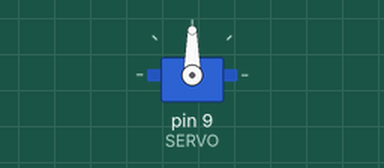
This sketch was run on a simulated Arduino Uno, built with avr-gcc and run on an emulated ATmega328P. Parts: servo.

Above: at 0.05 s.
Timing chart, 0 to 4.6 s (numbered marks = the images above):
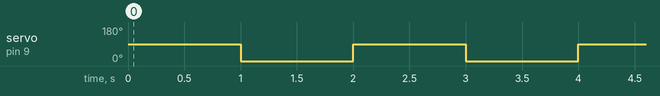

Measured:
- by itself, servo on pin 9 (SERVO): alternates 90° for 1.0 s and 0° for 1.0 s

The sketch:

chutinho.ino
```cpp
#include <VarSpeedServo.h>
#define SERVO 9

VarSpeedServo s;
int pos = 160;

void setup() {
  // put your setup code here, to run once:
  s.attach(SERVO);
  Serial.begin(9600);


}

void loop() {
   s.write(90);
   delay(1000);
   s.write(0);
   delay(1000);

}

void chutinho (){
  s.write(90,255);
  delay(1000);

}
```
